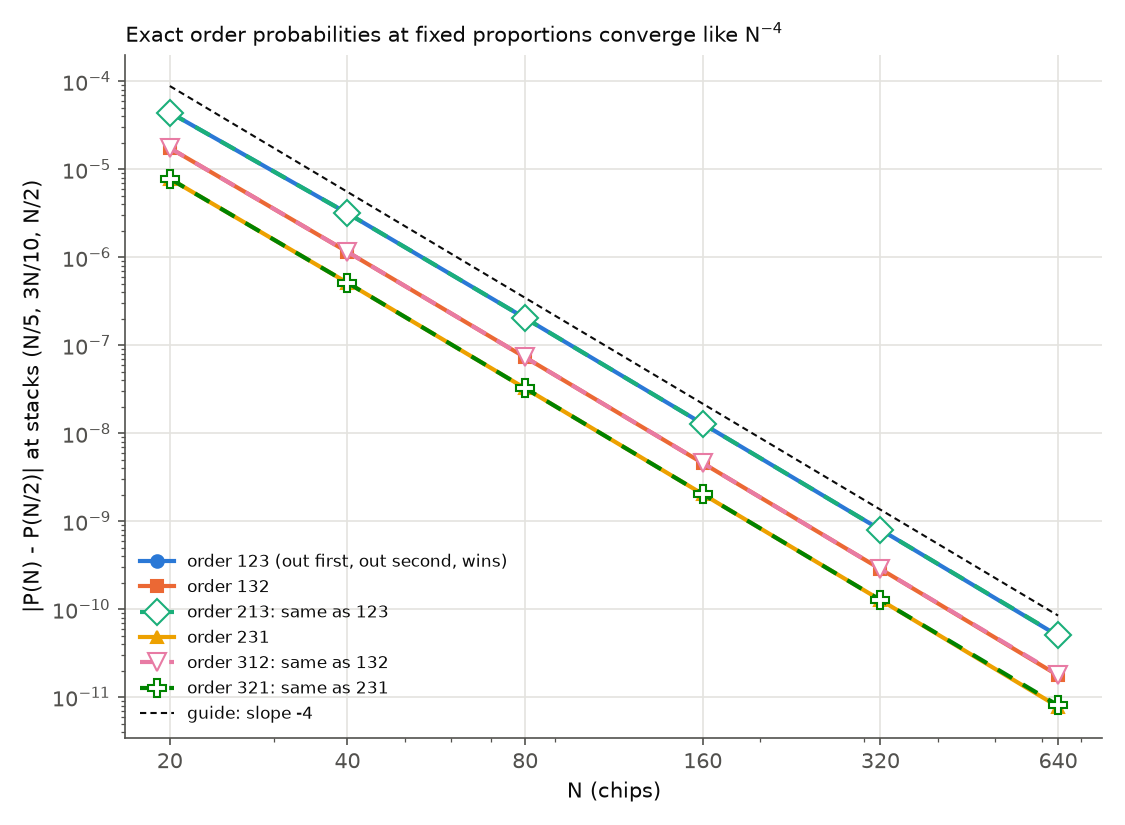

This chart was generated by the following Python code:
"""Figure for chunk 8: the exact probabilities at fixed proportions (N/5, 3N/10, N/2) converge like N^-4.

Plots |P(N) - P(N/2)| against N, log-log, for each of the six elimination orders, with a slope -4 guide line.
Orders with the same winner k come in pairs whose sum is x_k / N, the same at every N, so their differences are
equal and opposite: the second order of each pair is drawn dashed with hollow markers on top of the first.
Reads results/e08_limit.csv only.
    python figures/f08_limit.py [--results DIR] [--outdir DIR]
"""
import argparse
import pathlib

import matplotlib

matplotlib.use("Agg")
import matplotlib.pyplot as plt
import numpy as np
import pandas as pd
from matplotlib.ticker import NullFormatter, ScalarFormatter

INK, MUTED, GRID = "#0b0b0b", "#52514e", "#e4e3df"
ORDERS = ["123", "132", "213", "231", "312", "321"]
# categorical slots 1-6 in fixed order (dataviz reference palette; passes the adjacent-pair gates)
COLORS = ["#2a78d6", "#eb6834", "#1baf7a", "#eda100", "#e87ba4", "#008300"]
MARKERS = ["o", "s", "D", "^", "v", "P"]


def main():
    parser = argparse.ArgumentParser()
    parser.add_argument("--results", default="results")
    parser.add_argument("--outdir", default="figures")
    args = parser.parse_args()
    df = pd.read_csv(pathlib.Path(args.results) / "e08_limit.csv").sort_values("N").set_index("N")
    Ns = [N for N in df.index if N // 2 in df.index]

    fig, ax = plt.subplots(figsize=(7.5, 5.5), dpi=150)
    for o, color, marker in zip(ORDERS, COLORS, MARKERS):
        diff = [abs(df.loc[N, f"P{o}"] - df.loc[N // 2, f"P{o}"]) for N in Ns]
        partner = [p for p in ORDERS if p[2] == o[2] and p != o][0]
        second = ORDERS.index(o) > ORDERS.index(partner)  # drawn on top of its partner
        label = f"order {o}" + (" (out first, out second, wins)" if o == "123" else "")
        if second:
            label += f": same as {partner}"
        ax.plot(Ns, diff, color=color, marker=marker, markersize=9 if second else 6, linewidth=2,
                linestyle=(0, (4, 3)) if second else "-", markerfacecolor="white" if second else color,
                zorder=4 if second else 3, label=label)
    # slope -4 guide, a factor 2 above the largest difference at the first N
    first = max(abs(df.loc[Ns[0], f"P{o}"] - df.loc[Ns[0] // 2, f"P{o}"]) for o in ORDERS)
    guide = first * 2 * (np.array(Ns, float) / Ns[0]) ** -4
    ax.plot(Ns, guide, color=INK, linewidth=1, linestyle=(0, (3, 2)), label="guide: slope -4")
    ax.set_xscale("log")
    ax.set_yscale("log")
    ax.set_xticks(Ns)
    ax.xaxis.set_major_formatter(ScalarFormatter())
    ax.xaxis.set_minor_formatter(NullFormatter())
    ax.set_xlabel("N (chips)", color=INK)
    ax.set_ylabel("|P(N) - P(N/2)| at stacks (N/5, 3N/10, N/2)", color=INK)
    ax.set_title("Exact order probabilities at fixed proportions converge like N$^{-4}$", color=INK,
                 fontsize=10, loc="left")
    ax.grid(color=GRID, linewidth=0.8, which="major")
    for side in ("top", "right"):
        ax.spines[side].set_visible(False)
    for side in ("left", "bottom"):
        ax.spines[side].set_color(MUTED)
    ax.tick_params(colors=MUTED, which="both")
    ax.legend(frameon=False, fontsize=8, labelcolor=INK, loc="lower left")
    fig.tight_layout()
    outdir = pathlib.Path(args.outdir)
    outdir.mkdir(parents=True, exist_ok=True)
    path = outdir / "f08_limit.png"
    fig.savefig(path)
    print(f"wrote {path}")


if __name__ == "__main__":
    main()
